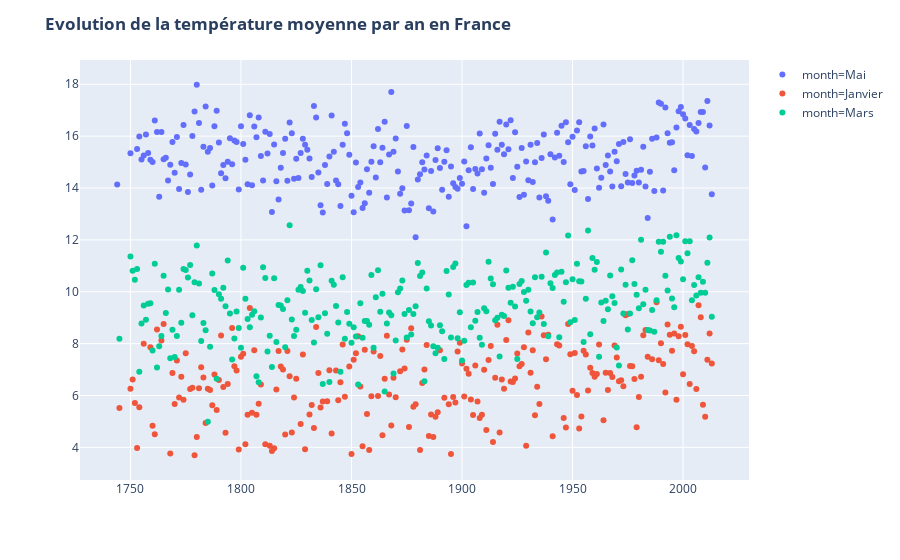

Here is the notebook cell this chart was saved with:
### Code cell
temperatureFranceMonth1 = temperatureFranceMonth.query("month == 'Janvier' or month == 'Mars' or month == 'Mai'")
fig = px.scatter(
        temperatureFranceMonth1,x='year', y='AverageTemperature', color='month'
        )
    
fig.update_layout(title='<b>Evolution de la température moyenne par an en France</b>',xaxis_title='', yaxis_title='')
fig.show()

### Figure 1 — Plotly figure (JSON) as saved in the notebook; plotly's stock layout.template omitted (floating-point values rounded to 4 significant figures; data arrays with more than 128 entries replaced by an {"elided": "..."} marker saying what was removed)
{"data": [{"hoverlabel": {"namelength": 0}, "hovertemplate": "month=Mai<br>year=%{x}<br>AverageTemperature=%{y}", "legendgroup": "month=Mai", "marker": {"color": "#636efa", "symbol": "circle"}, "mode": "markers", "name": "month=Mai", "showlegend": true, "type": "scatter", "x": {"elided": "263 str values"}, "xaxis": "x", "y": {"elided": "263 float values"}, "yaxis": "y"}, {"hoverlabel": {"namelength": 0}, "hovertemplate": "month=Janvier<br>year=%{x}<br>AverageTemperature=%{y}", "legendgroup": "month=Janvier", "marker": {"color": "#EF553B", "symbol": "circle"}, "mode": "markers", "name": "month=Janvier", "showlegend": true, "type": "scatter", "x": {"elided": "239 str values"}, "xaxis": "x", "y": {"elided": "239 float values"}, "yaxis": "y"}, {"hoverlabel": {"namelength": 0}, "hovertemplate": "month=Mars<br>year=%{x}<br>AverageTemperature=%{y}", "legendgroup": "month=Mars", "marker": {"color": "#00cc96", "symbol": "circle"}, "mode": "markers", "name": "month=Mars", "showlegend": true, "type": "scatter", "x": {"elided": "265 str values"}, "xaxis": "x", "y": {"elided": "265 float values"}, "yaxis": "y"}], "layout": {"legend": {"tracegroupgap": 0}, "margin": {"t": 60}, "title": {"text": "<b>Evolution de la température moyenne par an en France</b>"}, "xaxis": {"anchor": "y", "domain": [0, 1], "title": {"text": ""}}, "yaxis": {"anchor": "x", "domain": [0, 1], "title": {"text": ""}}}}
